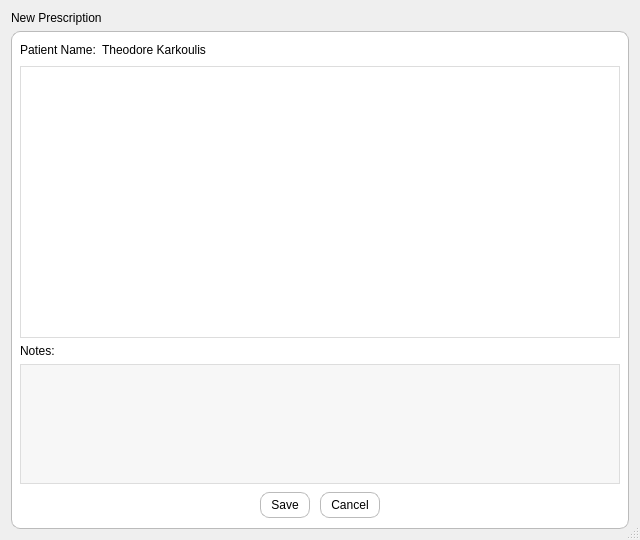
<?xml version="1.0" encoding="UTF-8"?>
<ui version="4.0">
 <class>PrescriptionDialog</class>
 <widget class="QDialog" name="PrescriptionDialog">
  <property name="geometry">
   <rect>
    <x>0</x>
    <y>0</y>
    <width>640</width>
    <height>540</height>
   </rect>
  </property>
  <property name="windowTitle">
   <string>Dialog</string>
  </property>
  <property name="sizeGripEnabled">
   <bool>true</bool>
  </property>
  <layout class="QVBoxLayout" name="verticalLayout">
   <item>
    <widget class="QLabel" name="formTitle">
     <property name="sizePolicy">
      <sizepolicy hsizetype="Preferred" vsizetype="Fixed">
       <horstretch>0</horstretch>
       <verstretch>0</verstretch>
      </sizepolicy>
     </property>
     <property name="text">
      <string>New Prescription</string>
     </property>
    </widget>
   </item>
   <item>
    <widget class="QWidget" name="widget" native="true">
     <property name="styleSheet">
      <string notr="true">#widget {
	background: #ffffff;
	border-radius:9px;
	border:1px solid #bbbbbb;
}

QTextEdit, QPlainTextEdit {
	background:#ffffff;
	border:1px solid #dddddd;
}

QPlainTextEdit {
	background: #f7f7f7;
}

QLabel {
	background:#ffffff;
}</string>
     </property>
     <layout class="QVBoxLayout" name="verticalLayout_3">
      <item>
       <layout class="QVBoxLayout" name="verticalLayout_2">
        <item>
         <widget class="QWidget" name="widget_2" native="true">
          <property name="sizePolicy">
           <sizepolicy hsizetype="Preferred" vsizetype="Fixed">
            <horstretch>0</horstretch>
            <verstretch>0</verstretch>
           </sizepolicy>
          </property>
          <property name="styleSheet">
           <string notr="true">#widget_2 {
	background: #ffffff;
}</string>
          </property>
          <layout class="QHBoxLayout" name="horizontalLayout_2">
           <property name="leftMargin">
            <number>0</number>
           </property>
           <property name="topMargin">
            <number>0</number>
           </property>
           <property name="bottomMargin">
            <number>0</number>
           </property>
           <item>
            <layout class="QHBoxLayout" name="horizontalLayout">
             <item>
              <widget class="QLabel" name="label_2">
               <property name="sizePolicy">
                <sizepolicy hsizetype="Preferred" vsizetype="Fixed">
                 <horstretch>0</horstretch>
                 <verstretch>0</verstretch>
                </sizepolicy>
               </property>
               <property name="text">
                <string>Patient Name:</string>
               </property>
              </widget>
             </item>
             <item>
              <widget class="QLabel" name="pre_name">
               <property name="sizePolicy">
                <sizepolicy hsizetype="Preferred" vsizetype="Fixed">
                 <horstretch>0</horstretch>
                 <verstretch>0</verstretch>
                </sizepolicy>
               </property>
               <property name="text">
                <string>Theodore Karkoulis</string>
               </property>
              </widget>
             </item>
             <item>
              <spacer name="horizontalSpacer">
               <property name="orientation">
                <enum>Qt::Horizontal</enum>
               </property>
               <property name="sizeHint" stdset="0">
                <size>
                 <width>40</width>
                 <height>20</height>
                </size>
               </property>
              </spacer>
             </item>
            </layout>
           </item>
          </layout>
         </widget>
        </item>
        <item>
         <widget class="QTextEdit" name="textEdit">
          <property name="styleSheet">
           <string notr="true"/>
          </property>
          <property name="autoFormatting">
           <set>QTextEdit::AutoNone</set>
          </property>
          <property name="textInteractionFlags">
           <set>Qt::TextEditorInteraction</set>
          </property>
         </widget>
        </item>
        <item>
         <widget class="QLabel" name="label_4">
          <property name="text">
           <string>Notes:</string>
          </property>
         </widget>
        </item>
        <item>
         <widget class="QPlainTextEdit" name="plainTextEdit">
          <property name="sizePolicy">
           <sizepolicy hsizetype="Expanding" vsizetype="Fixed">
            <horstretch>0</horstretch>
            <verstretch>0</verstretch>
           </sizepolicy>
          </property>
          <property name="minimumSize">
           <size>
            <width>0</width>
            <height>120</height>
           </size>
          </property>
          <property name="maximumSize">
           <size>
            <width>16777215</width>
            <height>120</height>
           </size>
          </property>
         </widget>
        </item>
        <item>
         <widget class="QDialogButtonBox" name="buttonBox">
          <property name="styleSheet">
           <string notr="true">QAbstractButton {
	background:#ffffff;
	border-radius:9px;
	border:1px solid #bbbbbb;
	padding:5px;
	padding-left:10px;
	padding-right:10px;
	margin:2px;
}

QAbstractButton:pressed {
	background: #444444;
	color:#ffffff;
}</string>
          </property>
          <property name="orientation">
           <enum>Qt::Horizontal</enum>
          </property>
          <property name="standardButtons">
           <set>QDialogButtonBox::Cancel|QDialogButtonBox::Save</set>
          </property>
          <property name="centerButtons">
           <bool>true</bool>
          </property>
         </widget>
        </item>
       </layout>
      </item>
     </layout>
    </widget>
   </item>
  </layout>
 </widget>
 <resources/>
 <connections>
  <connection>
   <sender>buttonBox</sender>
   <signal>accepted()</signal>
   <receiver>PrescriptionDialog</receiver>
   <slot>accept()</slot>
   <hints>
    <hint type="sourcelabel">
     <x>248</x>
     <y>254</y>
    </hint>
    <hint type="destinationlabel">
     <x>157</x>
     <y>274</y>
    </hint>
   </hints>
  </connection>
  <connection>
   <sender>buttonBox</sender>
   <signal>rejected()</signal>
   <receiver>PrescriptionDialog</receiver>
   <slot>reject()</slot>
   <hints>
    <hint type="sourcelabel">
     <x>316</x>
     <y>260</y>
    </hint>
    <hint type="destinationlabel">
     <x>286</x>
     <y>274</y>
    </hint>
   </hints>
  </connection>
 </connections>
</ui>
